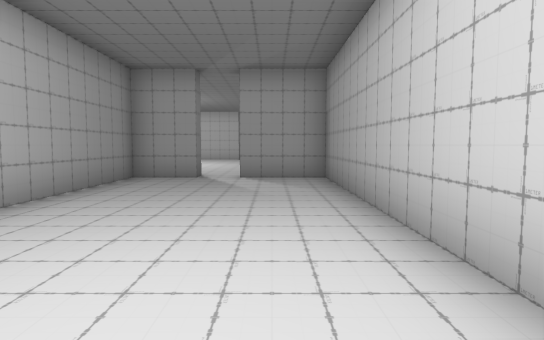
[1] (above)

23 first-person views from a walk through a 3-D level made in the Unity game engine. The camera is 1.5 m above the floor, tilts 4° down and sees 75° across. The floor is counted in squares, 2 m on a side. Each view is taken from the middle of a square. On the plan, view 1 faces up. The plan holds only what a view shows up to about 11 squares ahead; the rest is blank. The place goes on beyond the plan. The player is left out. Some surface patterns are stand-ins.

[2]
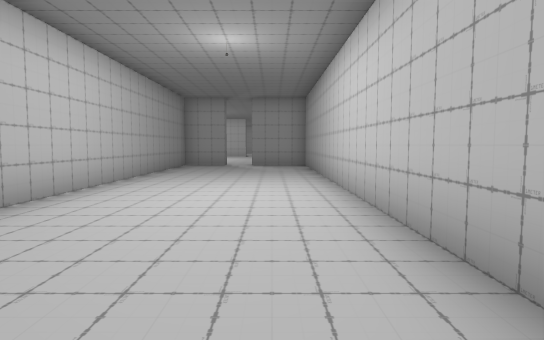

[3]
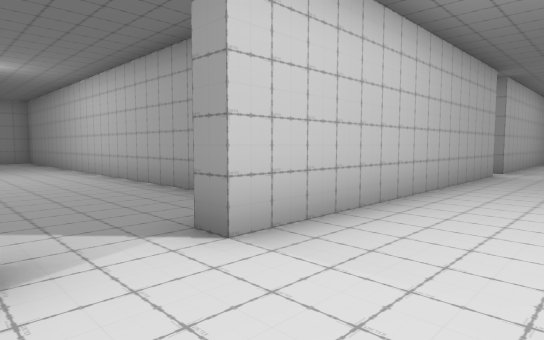

[4]
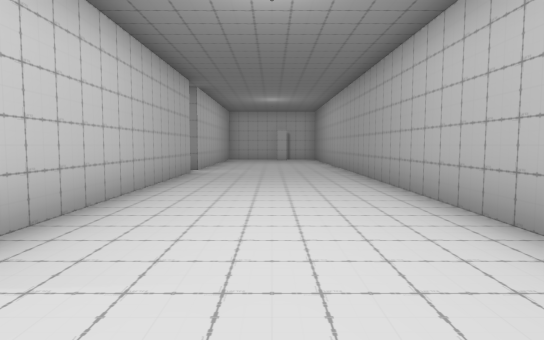

[5]
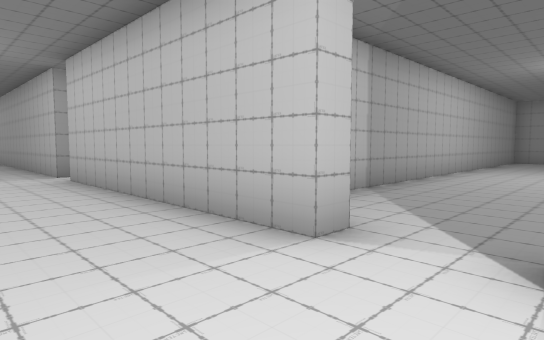

[6]
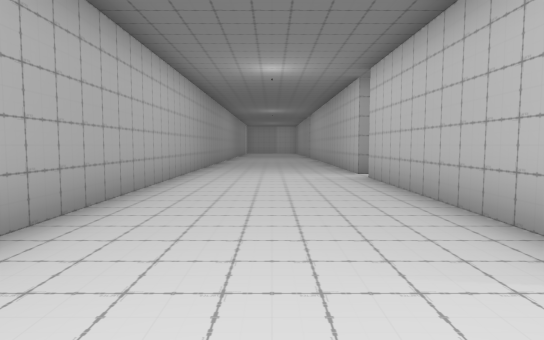

[7]
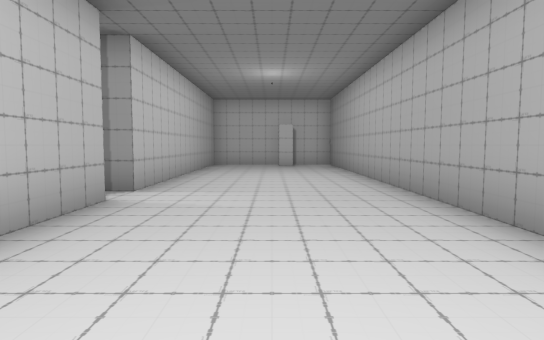

[8]
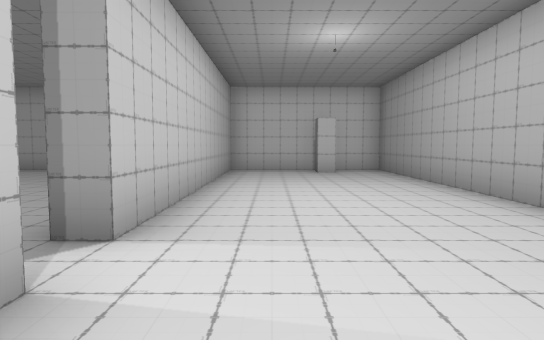

[9]
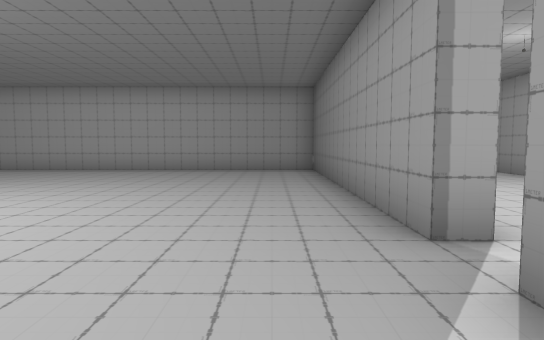

[10]
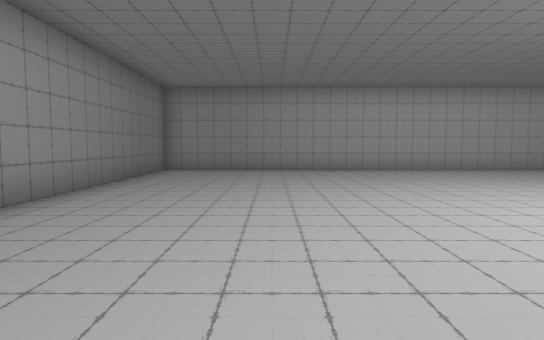

[11]
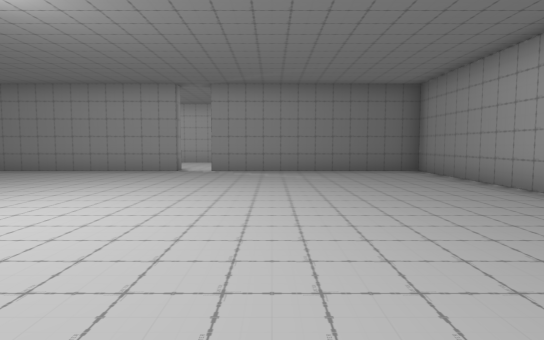

[12]
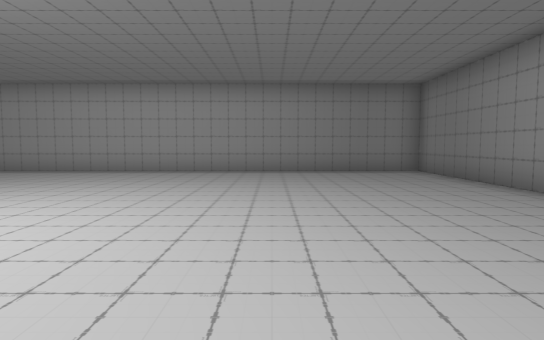

[13]
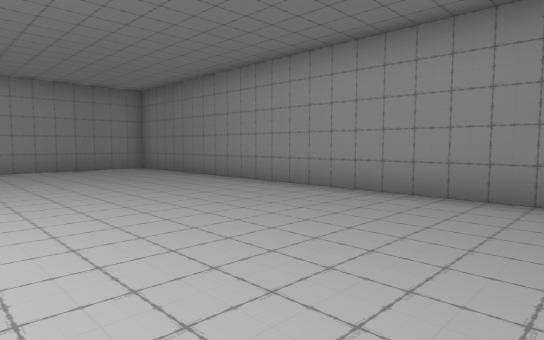

[14]
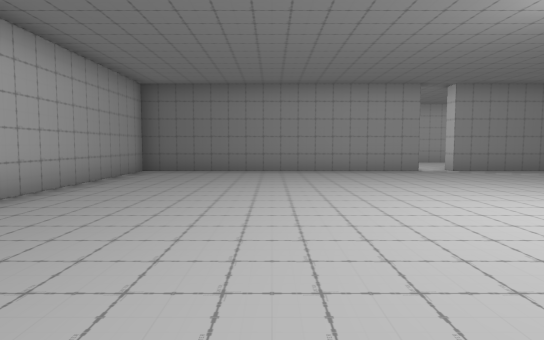

[15]
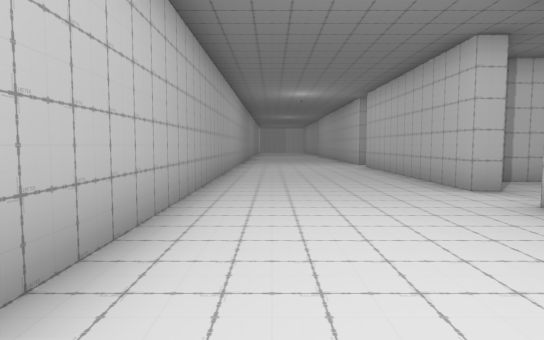

[16]
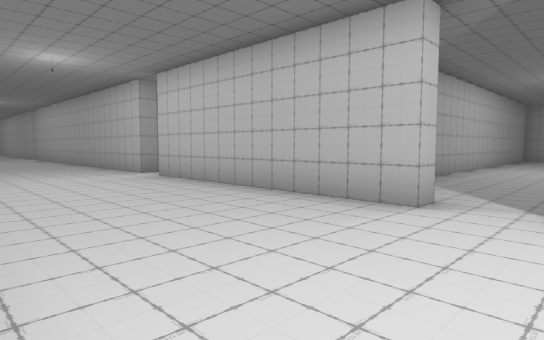

[17]
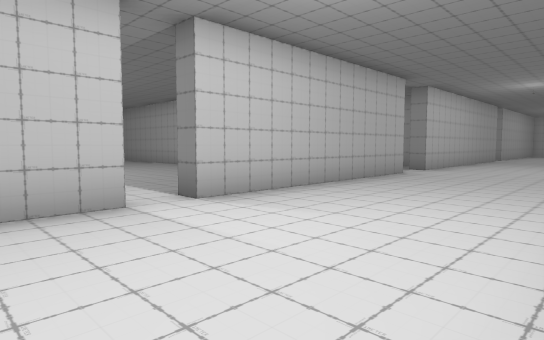

[18]
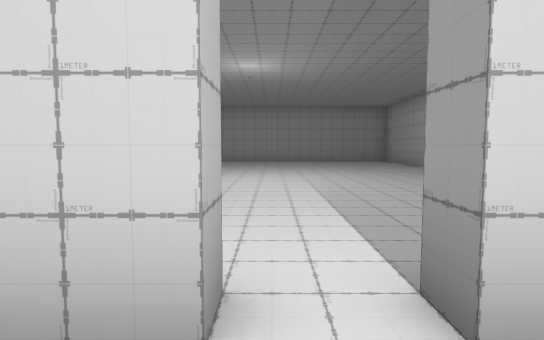

[19]
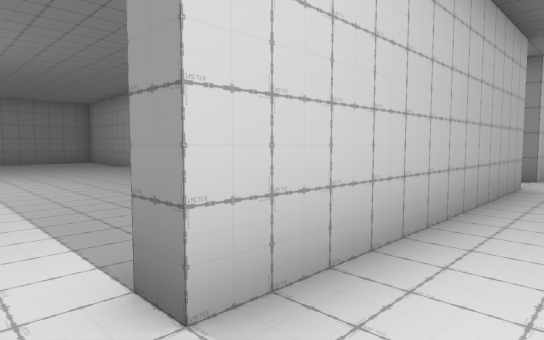

[20]
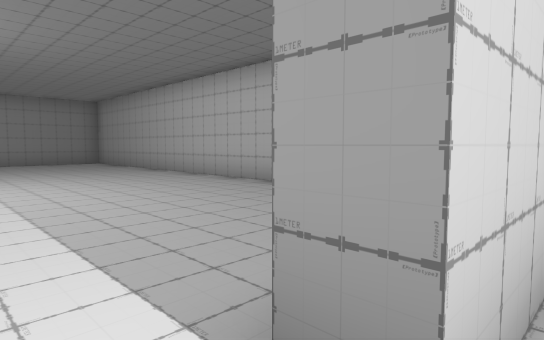

[21]
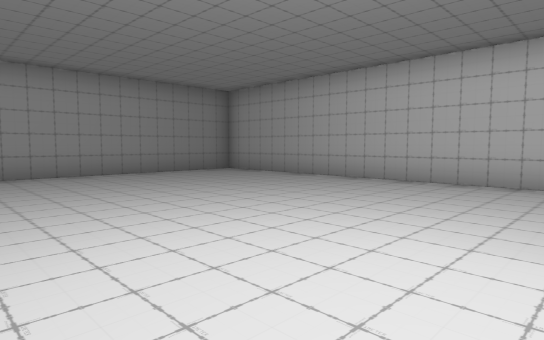

[22]
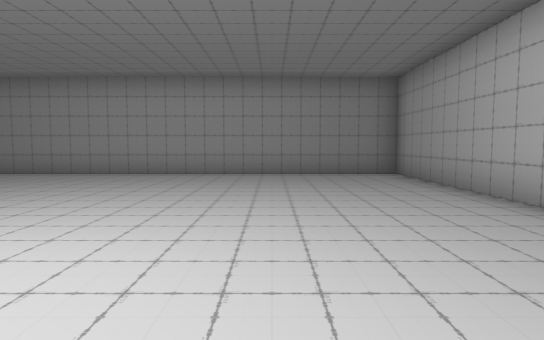

[23]
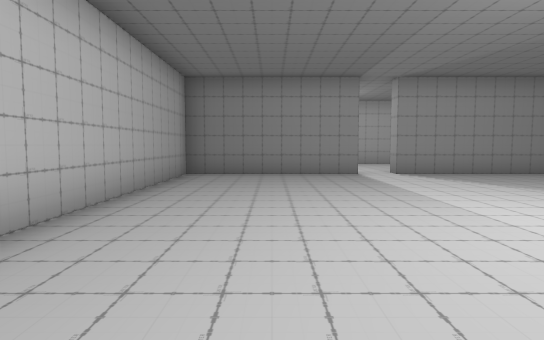

### Floor plan
Ten units are one square. View 1 is at (0, 0); x grows to the right and y downward. Boxes are objects, and circles mark ways between rooms. Rooms are numbered by the first view taken in them; rooms with no view inside come last. Other rooms are left out.
<svg viewBox="-120 -95 292 213">
<path fill="none" stroke="#000" d="M13 40 13 -83 -8 -83M-17 -88 -17 -83 -32 -83 -32 54M-17 61 -17 68 -82 68 -82 63M77 63 77 68 -2 68 -2 62M-92 63 -92 68 -115 68M-110 113 167 113 167 68 87 68 87 63M157 98 157 93 162 93M87 63 167 63 167 -83 17 -83 17 63 77 63M-82 63 -37 63 -37 -83 -115 -83M-115 63 -92 63"/>
<circle cx="-10" cy="60" r="3" fill="#2a7"/>
<circle cx="80" cy="60" r="3" fill="#2a7"/>
<circle cx="-90" cy="60" r="3" fill="#2a7"/>
<text x="-10" y="-20">1</text>
<text x="20" y="90">2</text>
<text x="90" y="-20">3</text>
<text x="-80" y="-20">4</text>
</svg>
Room 1 opens to room 2. Room 2 opens to room 3. Room 2 opens to room 4.

Where each view was taken, in squares from view 1:
view 1: 0 up, 0 right, facing up
view 2: 5 down, 0 right, facing up
view 3: 9 down, 2 left, facing up-right
view 4: 9 down, 2 left, facing right
view 5: 9 down, 0 right, facing up-left
view 6: 9 down, 0 right, facing left
view 7: 9 down, 3 right, facing right
view 8: 8 down, 6 right, facing right
view 9: 5 down, 6 right, facing right
view 10: 5 up, 6 right, facing right
view 11: 4 up, 6 right, facing down
view 12: 4 up, 12 right, facing left
view 13: 3 up, 13 right, facing up-left
view 14: 4 up, 13 right, facing down
view 15: 10 down, 4 right, facing left
view 16: 11 down, 0 right, facing up-left
view 17: 11 down, 11 left, facing up-right
view 18: 8 down, 9 left, facing up
view 19: 8 down, 9 left, facing up-right
view 20: 7 down, 9 left, facing up-right
view 21: 1 down, 11 left, facing up-right
view 22: 1 down, 7 left, facing up
view 23: 3 up, 6 left, facing down
